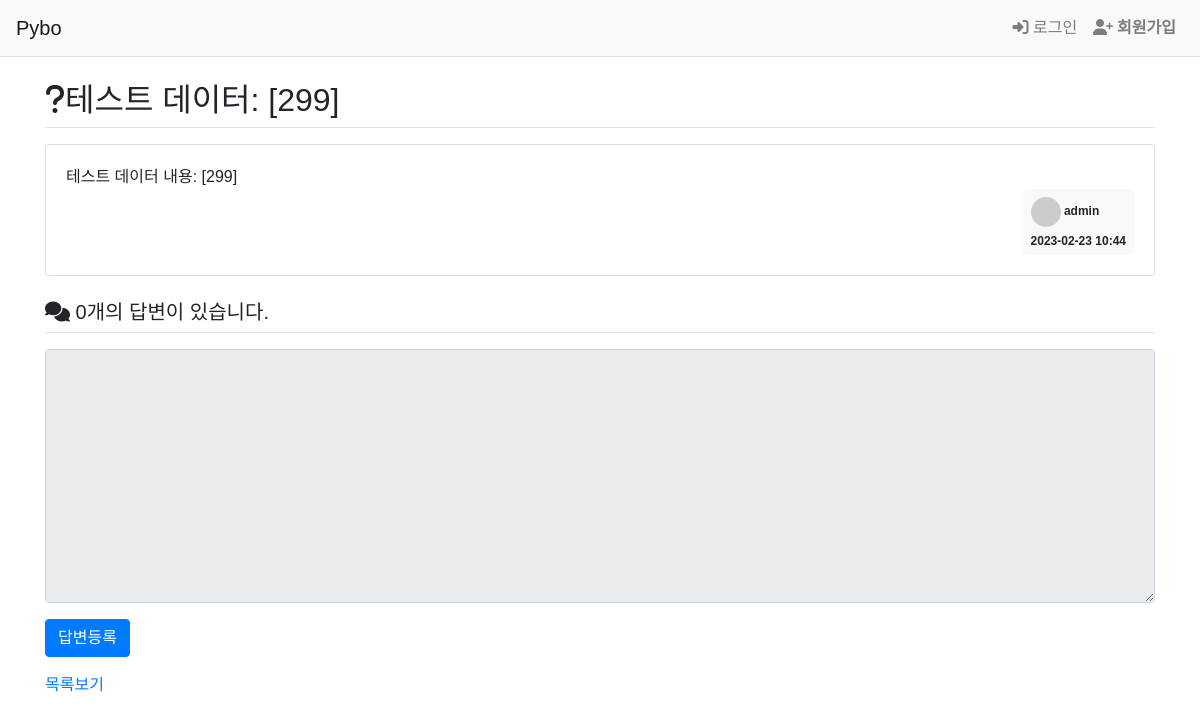
The app's page /pybo/305/, older data.
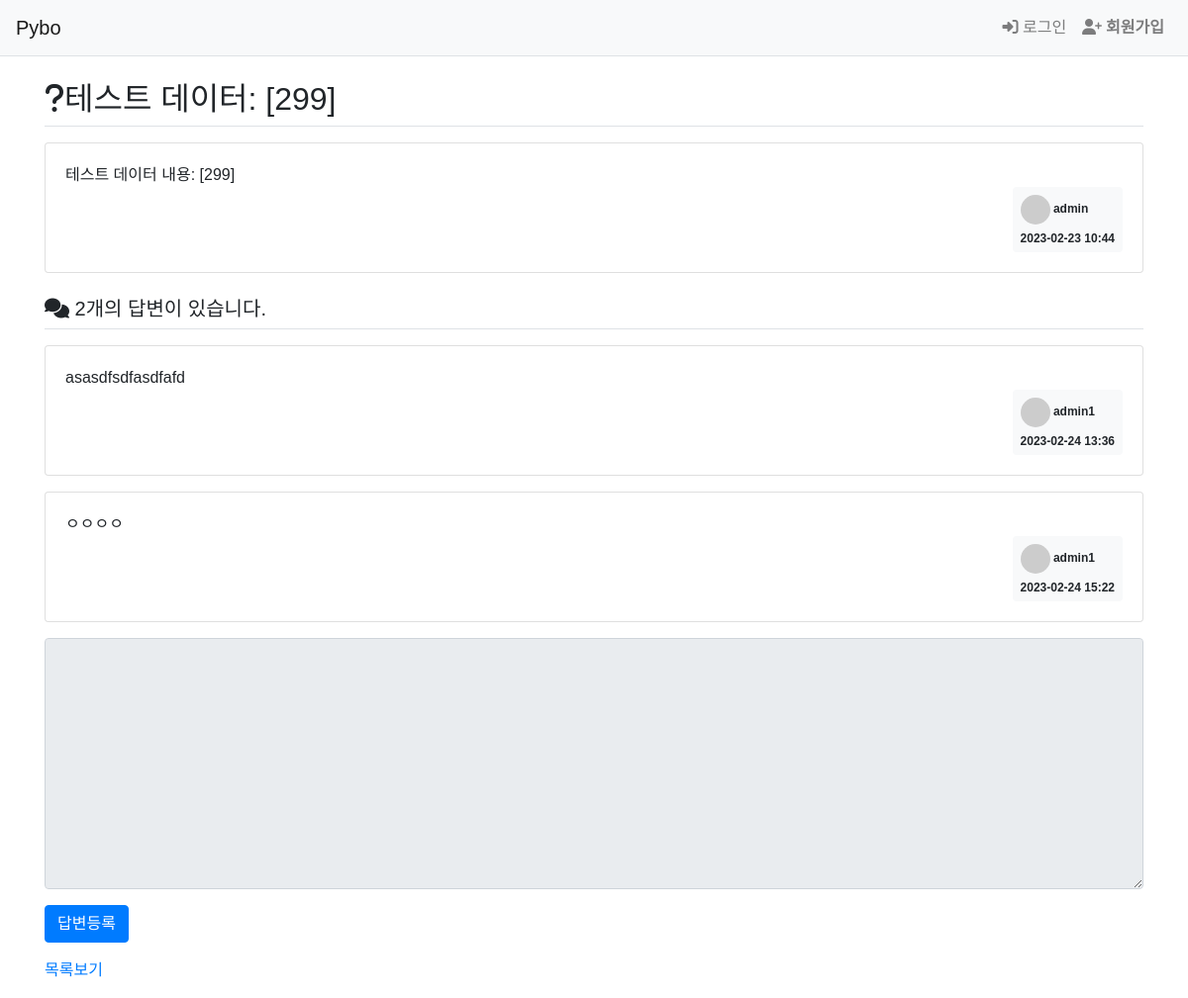
The same page, newer data.
### pybo/models.py (models this page shows, shortened)
class Question(models.Model):
    author = models.ForeignKey(User, on_delete=models.CASCADE)
    subject = models.CharField('제목', max_length=200,
                                help_text='질문의 제목을 한 줄로 작성하세요.')
    content = models.TextField('내용', help_text='질문의 내용을 상세히 작성하세요.')
    create_date = models.DateTimeField('생성일')
    modify_date = models.DateTimeField(null=True, blank=True)

class Answer(models.Model):
    author = models.ForeignKey(User, on_delete=models.CASCADE)
    question = models.ForeignKey(Question, on_delete=models.CASCADE)
    content = models.TextField('답변 내용')
    create_date = models.DateTimeField()
    modify_date = models.DateTimeField(null=True, blank=True)

### pybo/views.py (the view)
# urls.py: path('<int:question_id>/', views.detail, name='detail'),   # 상세 보기
def detail(request, question_id):
    question = get_object_or_404(Question, pk=question_id)
    context = {'question':question}
    return render(request, 'pybo/question_detail.html', context)

### templates/pybo/question_detail.html (shortened to what this page needs)
{% extends 'base.html' %}
{% block content %}
  <h2 class="border-bottom py-2">
    <i class="fa-solid fa-question"></i>{{ question.subject}}</h2>
  <div class="card my-3">
    <div class="card-body">
      <div class="card-text" style="white-space: pre-line;">{{ question.content }}</div>
      <div class="d-flex justify-content-end">
        <div class="badge badge-light p-2 text-left">
          <div class="mb-2"><img class="avarta" src="https://randomuser.me/api/portraits/men/{{question.author.id}}.jpg">
            {{question.author.username}}</div>
          <div>{{question.create_date|date:'Y-m-d H:i'}}</div>
        </div>
      </div>
    </div>
  </div>
  <h5 class="border-bottom my-3 py-2">
    <i class="fa-solid fa-comments"></i>
    {{ question.answer_set.count }}개의 답변이 있습니다.
  </h5>
  {% for answer in question.answer_set.all%}
    <div class="card my-3">
      <div class="card-body">
        <div class="card-text" style="white-space: pre-line;">{{ answer.content }}</div>
        <div class="d-flex justify-content-end">
          <div class="badge badge-light p-2 text-left">
            <div class="mb-2"><img class="avarta" src="https://randomuser.me/api/portraits/men/{{answer.author.id}}.jpg">
              {{answer.author.username}}</div>
            <div>{{answer.create_date|date:'Y-m-d H:i'}}</div>
          </div>
        </div>
      </div>
    </div>
  {% endfor %}
  <form action=" {% url 'pybo:answer_create' question.id %}" method="post" class="my-3">
    <div class="form-group">
      <textarea {% if not user.is_authenticated %} disabled="disabled" {% endif %} name="content" id="content" class="form-control" rows="10"></textarea>
    </div>
    <input type="submit" value="답변등록" class="btn btn-primary">
  </form>
  <a href="{% url 'pybo:index'%}">
    목록보기
  </a>
</div>
{% endblock content %}

Row changes from the older to the newer data that the page shows:
computed for Question "테스트 데이터: [299]": answer_set.count "0" → "2"
added Answer: content "asasdfsdfasdfafd", author.username "admin1", create_date "2023-02-24 13:36"
added Answer: content "ㅇㅇㅇㅇ", author.username "admin1", create_date "2023-02-24 15:22"
